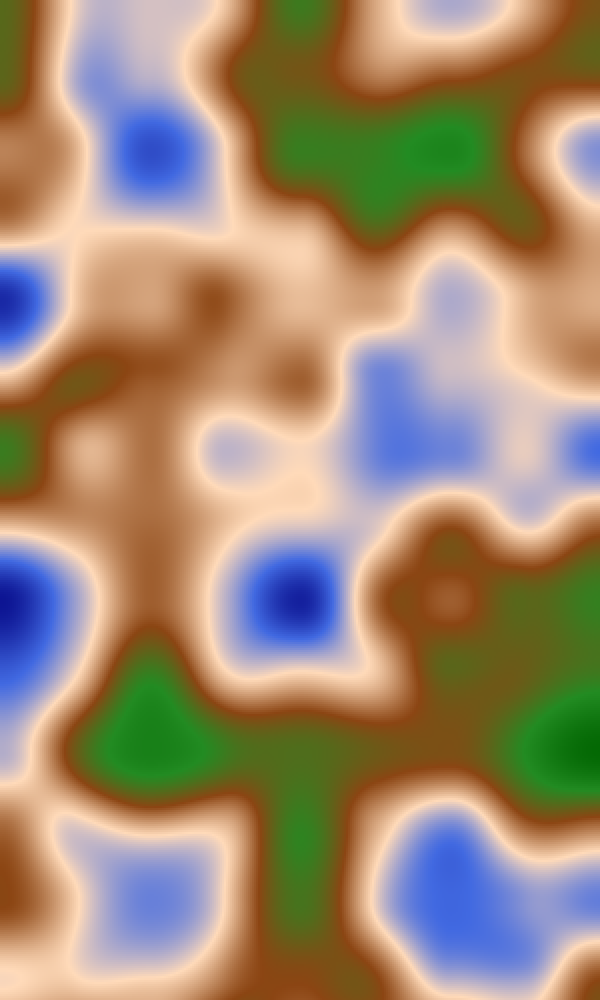
Frame 1 (no input)
Frame 2 (the mouse pressed at the canvas centre, redrawn once): identical to frame 1, image omitted

The p5.js sketch that drew this single still picture (run headless with seeded random() and noise() and a simulated clock; the mouse was pressed at the canvas centre and the sketch redrawn once):

// p5.js sketch
// ── sketch.js
const GRID_SIZE = 2;

let COLORS = [];

function setup() {
  // createCanvas(windowWidth, windowHeight);
  createCanvas(600, windowHeight);
  noLoop();
  noStroke();

  noiseDetail(2, 0.4);

  COLORS = [
    color("navy"),
    color("royalblue"),
    color("peachpuff"),
    color("saddlebrown"),
    color("forestgreen"),
    color("darkgreen"),
    color("darkgreen"),
  ];
}

function draw() {
  background(255);

  for (let y = 0; y < height; y+=GRID_SIZE) {
    for (let x = 0; x < width; x += GRID_SIZE) {
      let noise_val = COLORS.length * noise(x / 150, y / 150)
      let ci = floor(noise_val);

      let c0 = COLORS[ci];
      let c1 = (ci < COLORS.length - 1) ? COLORS[ci + 1] : COLORS[ci];

      let c = lerpColor(c0, c1, noise_val - ci)

      fill(c);
      rect(x, y, GRID_SIZE, GRID_SIZE);
    }
  }
}
